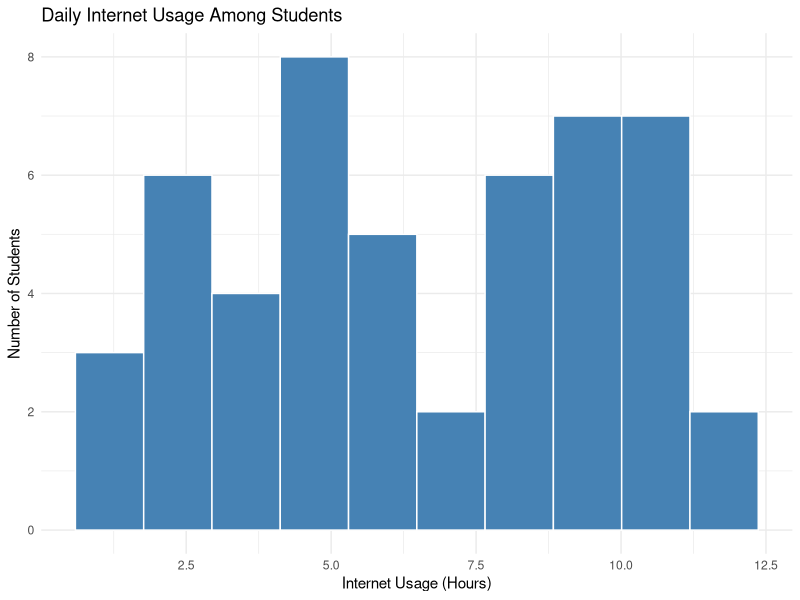
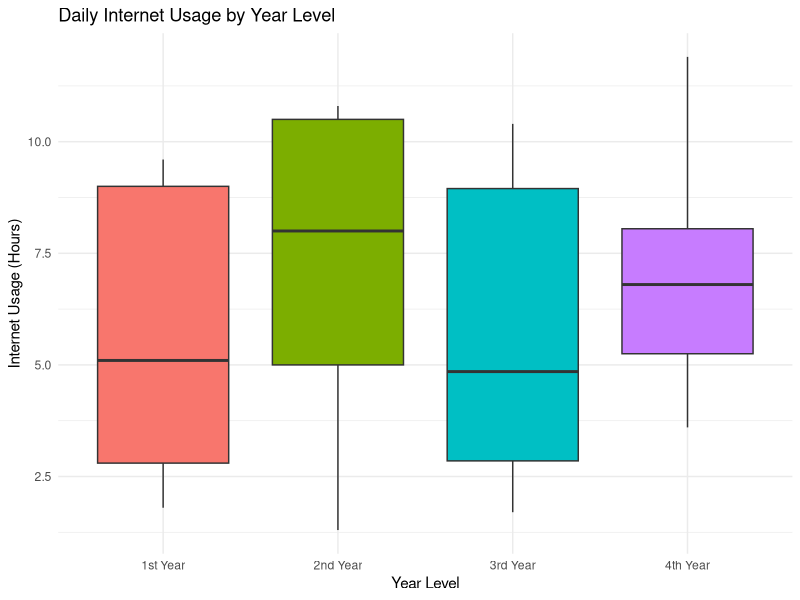
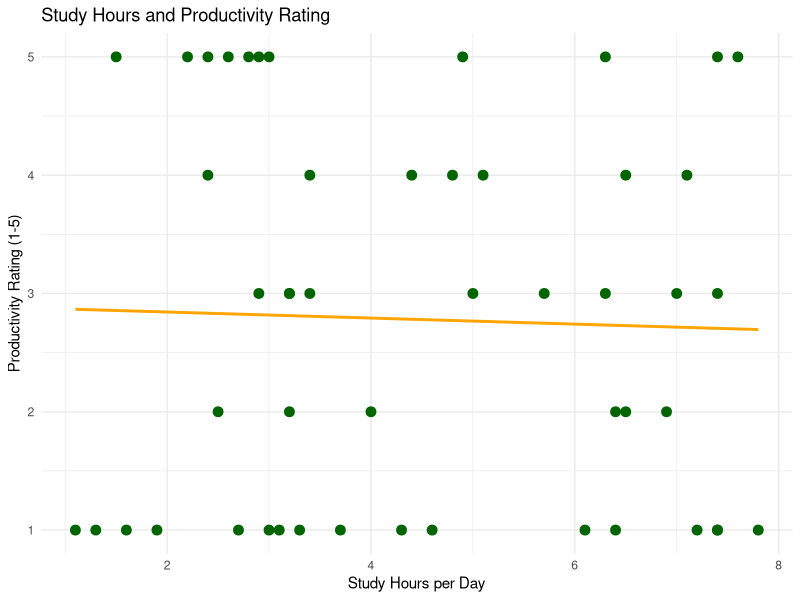
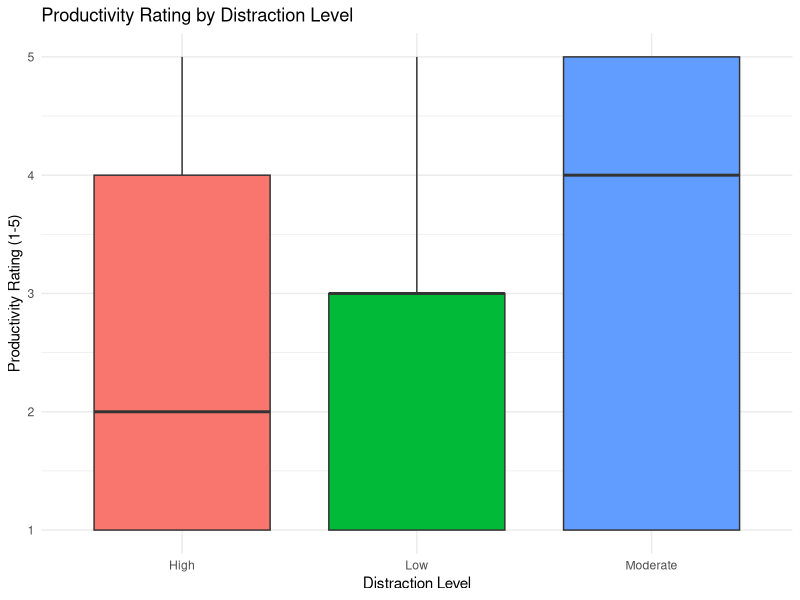
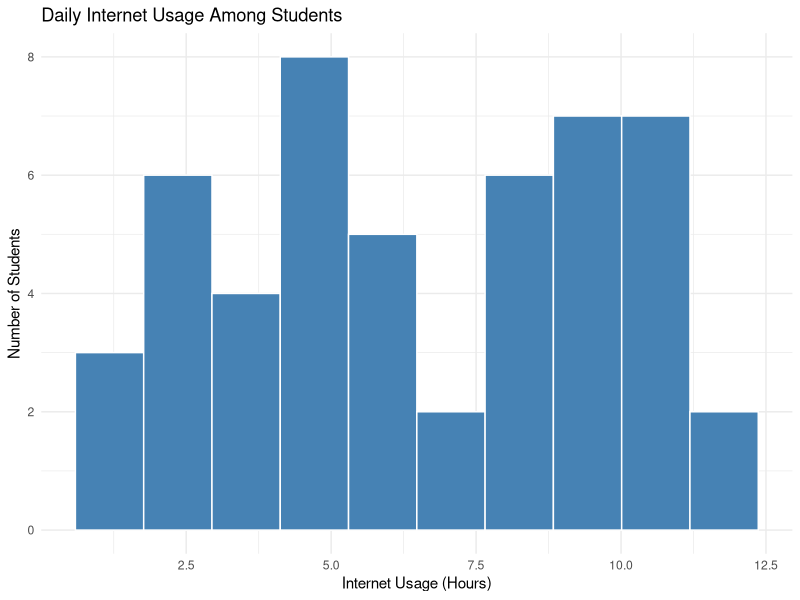
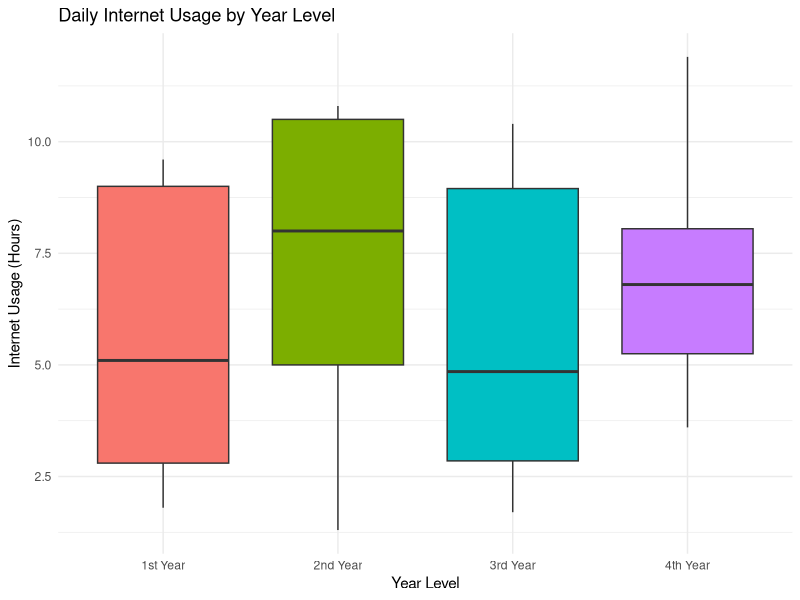
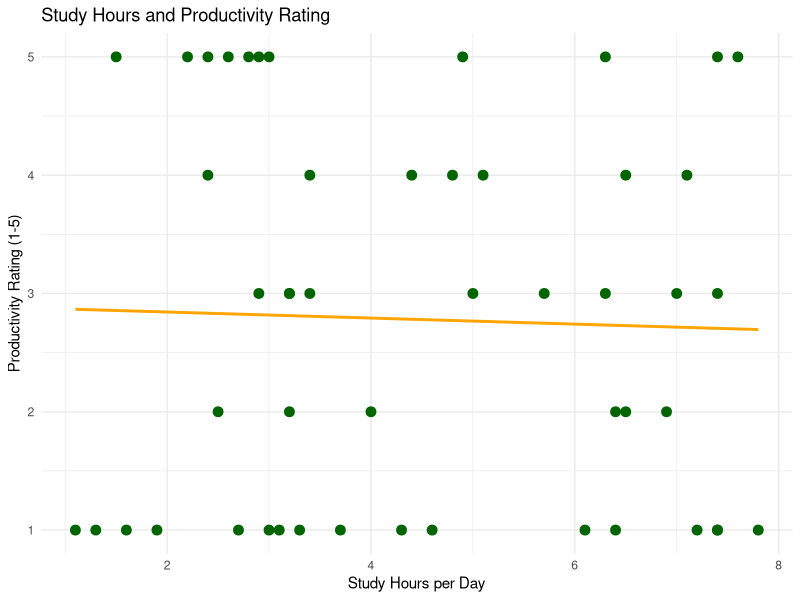
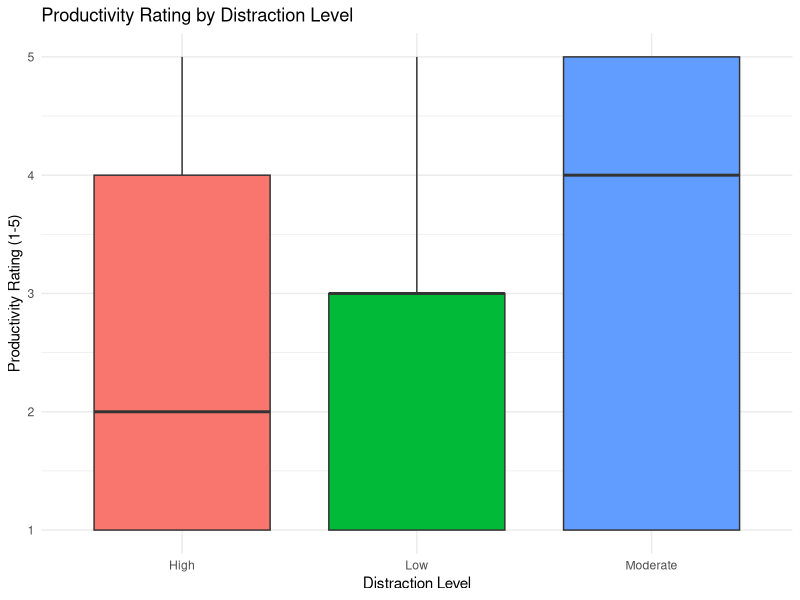

Here is the R script that generated these plots, in order:

# Internet Usage and Student Productivity
# Step 4: Data Analysis and Graphs

# Install ggplot2 if it is not yet installed
if (!requireNamespace("ggplot2", quietly = TRUE)) {
  install.packages("ggplot2")
}

library(ggplot2)

# Load dataset
internet_data <- read.csv("internet_usage_productivity.csv")

# Create output folder for graphs
if (!dir.exists("figures")) {
  dir.create("figures")
}

# 1. Summary statistics
summary_statistics <- data.frame(
  Average_Internet_Usage = mean(
    internet_data$Daily_Internet_Usage_Hours
  ),
  Average_Social_Media_Usage = mean(
    internet_data$Social_Media_Usage_Hours
  ),
  Average_Online_Learning_Usage = mean(
    internet_data$Online_Learning_Usage_Hours
  ),
  Average_Study_Hours = mean(
    internet_data$Study_Hours_Per_Day
  ),
  Average_Sleep_Hours = mean(
    internet_data$Sleep_Hours_Per_Day
  ),
  Average_Productivity_Rating = mean(
    internet_data$Productivity_Rating
  )
)

print(summary_statistics)

write.csv(
  summary_statistics,
  "summary_statistics.csv",
  row.names = FALSE
)

# 2. Average internet usage by year level
year_summary <- aggregate(
  Daily_Internet_Usage_Hours ~ Year_Level,
  data = internet_data,
  FUN = mean
)

print(year_summary)

write.csv(
  year_summary,
  "year_level_summary.csv",
  row.names = FALSE
)

# 3. Productivity rating summary
productivity_summary <- aggregate(
  Productivity_Rating ~ Distraction_Level,
  data = internet_data,
  FUN = mean
)

print(productivity_summary)

write.csv(
  productivity_summary,
  "productivity_summary.csv",
  row.names = FALSE
)

# GRAPH 1: Daily Internet Usage Distribution
graph1 <- ggplot(
  internet_data,
  aes(x = Daily_Internet_Usage_Hours)
) +
  geom_histogram(
    bins = 10,
    fill = "steelblue",
    color = "white"
  ) +
  labs(
    title = "Daily Internet Usage Among Students",
    x = "Internet Usage (Hours)",
    y = "Number of Students"
  ) +
  theme_minimal()

print(graph1)

ggsave(
  "figures/daily_internet_usage.png",
  graph1,
  width = 8,
  height = 5
)

# GRAPH 2: Internet Usage by Year Level
graph2 <- ggplot(
  internet_data,
  aes(
    x = Year_Level,
    y = Daily_Internet_Usage_Hours,
    fill = Year_Level
  )
) +
  geom_boxplot() +
  labs(
    title = "Daily Internet Usage by Year Level",
    x = "Year Level",
    y = "Internet Usage (Hours)"
  ) +
  theme_minimal() +
  theme(legend.position = "none")

print(graph2)

ggsave(
  "figures/internet_usage_by_year.png",
  graph2,
  width = 8,
  height = 5
)

# GRAPH 3: Study Hours and Productivity Rating
graph3 <- ggplot(
  internet_data,
  aes(
    x = Study_Hours_Per_Day,
    y = Productivity_Rating
  )
) +
  geom_point(
    color = "darkgreen",
    size = 3
  ) +
  geom_smooth(
    method = "lm",
    se = FALSE,
    color = "orange"
  ) +
  labs(
    title = "Study Hours and Productivity Rating",
    x = "Study Hours per Day",
    y = "Productivity Rating (1-5)"
  ) +
  theme_minimal()

print(graph3)

ggsave(
  "figures/study_hours_productivity.png",
  graph3,
  width = 8,
  height = 5
)

# GRAPH 4: Productivity by Distraction Level
graph4 <- ggplot(
  internet_data,
  aes(
    x = Distraction_Level,
    y = Productivity_Rating,
    fill = Distraction_Level
  )
) +
  geom_boxplot() +
  labs(
    title = "Productivity Rating by Distraction Level",
    x = "Distraction Level",
    y = "Productivity Rating (1-5)"
  ) +
  theme_minimal() +
  theme(legend.position = "none")

print(graph4)

ggsave(
  "figures/productivity_by_distraction.png",
  graph4,
  width = 8,
  height = 5
)

cat("ANALYSIS COMPLETED SUCCESSFULLY!\n")
cat("Four graphs saved in the figures folder.\n")


# Step 5: Additional Analysis

# Internet usage and study hours
cor_internet_study <- cor(
  internet_data$Daily_Internet_Usage_Hours,
  internet_data$Study_Hours_Per_Day
)

# Study hours and productivity rating
cor_study_productivity <- cor(
  internet_data$Study_Hours_Per_Day,
  internet_data$Productivity_Rating
)

cat(
  "Correlation: Internet Usage and Study Hours:",
  round(cor_internet_study, 3), "\n"
)

cat(
  "Correlation: Study Hours and Productivity:",
  round(cor_study_productivity, 3), "\n"
)
